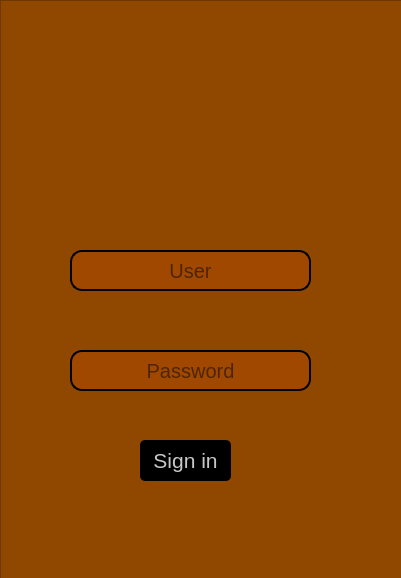
<?xml version="1.0" encoding="UTF-8"?>
<ui version="4.0">
 <class>Login</class>
 <widget class="QMainWindow" name="Login">
  <property name="geometry">
   <rect>
    <x>0</x>
    <y>0</y>
    <width>401</width>
    <height>578</height>
   </rect>
  </property>
  <property name="windowTitle">
   <string>MainWindow</string>
  </property>
  <property name="styleSheet">
   <string notr="true">background-color: rgb(0,0,0);</string>
  </property>
  <widget class="QWidget" name="centralwidget">
   <widget class="QFrame" name="frame">
    <property name="geometry">
     <rect>
      <x>0</x>
      <y>0</y>
      <width>403</width>
      <height>580</height>
     </rect>
    </property>
    <property name="styleSheet">
     <string notr="true">background-color: rgb(144, 72, 0);</string>
    </property>
    <property name="frameShape">
     <enum>QFrame::StyledPanel</enum>
    </property>
    <property name="frameShadow">
     <enum>QFrame::Raised</enum>
    </property>
    <widget class="QPushButton" name="btnLogin">
     <property name="geometry">
      <rect>
       <x>140</x>
       <y>440</y>
       <width>91</width>
       <height>41</height>
      </rect>
     </property>
     <property name="font">
      <font>
       <pointsize>16</pointsize>
      </font>
     </property>
     <property name="cursor">
      <cursorShape>PointingHandCursor</cursorShape>
     </property>
     <property name="toolTipDuration">
      <number>-1</number>
     </property>
     <property name="layoutDirection">
      <enum>Qt::LeftToRight</enum>
     </property>
     <property name="styleSheet">
      <string notr="true">QPushButton{
	color: rgb(200, 200, 200);
	background-color: rgb(0, 0, 0);
	border-radius: 5px;
}

QPushButton:hover{
	color: rgb(0, 0, 20);
	background-color: rgb(255, 166, 23);
}
</string>
     </property>
     <property name="text">
      <string>Sign in</string>
     </property>
    </widget>
    <widget class="QLineEdit" name="linePassword">
     <property name="geometry">
      <rect>
       <x>70</x>
       <y>350</y>
       <width>241</width>
       <height>41</height>
      </rect>
     </property>
     <property name="font">
      <font>
       <pointsize>15</pointsize>
      </font>
     </property>
     <property name="styleSheet">
      <string notr="true">border: 2px solid black;
background-color: rgb(160, 72, 0);
border-radius: 12px

</string>
     </property>
     <property name="echoMode">
      <enum>QLineEdit::Password</enum>
     </property>
     <property name="alignment">
      <set>Qt::AlignCenter</set>
     </property>
     <property name="placeholderText">
      <string>Password</string>
     </property>
    </widget>
    <widget class="QLineEdit" name="lineUser">
     <property name="geometry">
      <rect>
       <x>70</x>
       <y>250</y>
       <width>241</width>
       <height>41</height>
      </rect>
     </property>
     <property name="sizePolicy">
      <sizepolicy hsizetype="Preferred" vsizetype="Preferred">
       <horstretch>0</horstretch>
       <verstretch>0</verstretch>
      </sizepolicy>
     </property>
     <property name="font">
      <font>
       <pointsize>15</pointsize>
      </font>
     </property>
     <property name="styleSheet">
      <string notr="true">border: 2px solid black;
background-color: rgb(160, 72, 0);
border-radius: 12px</string>
     </property>
     <property name="alignment">
      <set>Qt::AlignCenter</set>
     </property>
     <property name="placeholderText">
      <string notr="true">User</string>
     </property>
    </widget>
    <widget class="QLabel" name="label_2">
     <property name="geometry">
      <rect>
       <x>80</x>
       <y>50</y>
       <width>241</width>
       <height>151</height>
      </rect>
     </property>
     <property name="text">
      <string/>
     </property>
     <property name="pixmap">
      <pixmap>../../../Pictures/logo.png</pixmap>
     </property>
     <property name="scaledContents">
      <bool>true</bool>
     </property>
     <property name="alignment">
      <set>Qt::AlignCenter</set>
     </property>
    </widget>
   </widget>
  </widget>
 </widget>
 <tabstops>
  <tabstop>lineUser</tabstop>
  <tabstop>linePassword</tabstop>
  <tabstop>btnLogin</tabstop>
 </tabstops>
 <resources/>
 <connections/>
</ui>
